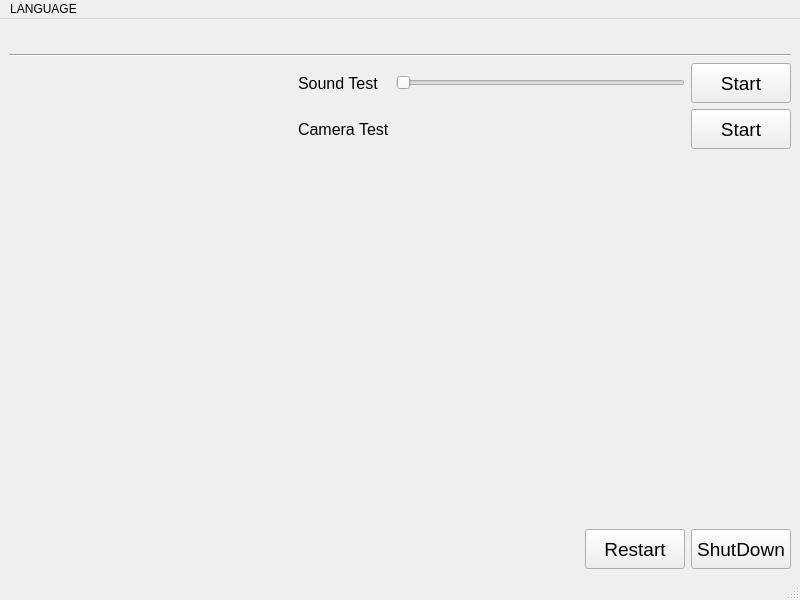
<?xml version="1.0" encoding="UTF-8"?>
<ui version="4.0">
 <class>MainWindow</class>
 <widget class="QMainWindow" name="MainWindow">
  <property name="geometry">
   <rect>
    <x>0</x>
    <y>0</y>
    <width>800</width>
    <height>600</height>
   </rect>
  </property>
  <property name="windowTitle">
   <string>MainWindow</string>
  </property>
  <widget class="QWidget" name="centralwidget">
   <layout class="QVBoxLayout" name="verticalLayout">
    <item>
     <layout class="QHBoxLayout" name="horizontalLayout">
      <item>
       <spacer name="horizontalSpacer_2">
        <property name="orientation">
         <enum>Qt::Horizontal</enum>
        </property>
        <property name="sizeHint" stdset="0">
         <size>
          <width>40</width>
          <height>20</height>
         </size>
        </property>
       </spacer>
      </item>
      <item>
       <widget class="QLabel" name="label_logo">
        <property name="maximumSize">
         <size>
          <width>401</width>
          <height>81</height>
         </size>
        </property>
        <property name="text">
         <string notr="true"/>
        </property>
        <property name="pixmap">
         <pixmap>../resource/image/logo.png</pixmap>
        </property>
        <property name="scaledContents">
         <bool>true</bool>
        </property>
       </widget>
      </item>
      <item>
       <spacer name="horizontalSpacer">
        <property name="orientation">
         <enum>Qt::Horizontal</enum>
        </property>
        <property name="sizeHint" stdset="0">
         <size>
          <width>40</width>
          <height>20</height>
         </size>
        </property>
       </spacer>
      </item>
     </layout>
    </item>
    <item>
     <widget class="Line" name="line">
      <property name="orientation">
       <enum>Qt::Horizontal</enum>
      </property>
     </widget>
    </item>
    <item>
     <layout class="QGridLayout" name="gridLayout">
      <item row="0" column="1">
       <widget class="QLabel" name="label">
        <property name="font">
         <font>
          <pointsize>12</pointsize>
         </font>
        </property>
        <property name="text">
         <string>Sound Test</string>
        </property>
       </widget>
      </item>
      <item row="1" column="3">
       <widget class="QPushButton" name="button_video_play">
        <property name="sizePolicy">
         <sizepolicy hsizetype="Fixed" vsizetype="Fixed">
          <horstretch>0</horstretch>
          <verstretch>0</verstretch>
         </sizepolicy>
        </property>
        <property name="minimumSize">
         <size>
          <width>100</width>
          <height>40</height>
         </size>
        </property>
        <property name="font">
         <font>
          <pointsize>14</pointsize>
         </font>
        </property>
        <property name="text">
         <string>Start</string>
        </property>
       </widget>
      </item>
      <item row="0" column="3">
       <widget class="QPushButton" name="button_sound_play">
        <property name="sizePolicy">
         <sizepolicy hsizetype="Fixed" vsizetype="Fixed">
          <horstretch>0</horstretch>
          <verstretch>0</verstretch>
         </sizepolicy>
        </property>
        <property name="minimumSize">
         <size>
          <width>100</width>
          <height>40</height>
         </size>
        </property>
        <property name="font">
         <font>
          <pointsize>14</pointsize>
         </font>
        </property>
        <property name="text">
         <string>Start</string>
        </property>
       </widget>
      </item>
      <item row="1" column="1">
       <widget class="QLabel" name="label_2">
        <property name="font">
         <font>
          <pointsize>12</pointsize>
         </font>
        </property>
        <property name="text">
         <string>Camera Test</string>
        </property>
       </widget>
      </item>
      <item row="0" column="2">
       <widget class="QSlider" name="slider_sound_effect">
        <property name="maximum">
         <number>100</number>
        </property>
        <property name="orientation">
         <enum>Qt::Horizontal</enum>
        </property>
       </widget>
      </item>
      <item row="0" column="0">
       <spacer name="horizontalSpacer_3">
        <property name="orientation">
         <enum>Qt::Horizontal</enum>
        </property>
        <property name="sizeHint" stdset="0">
         <size>
          <width>40</width>
          <height>20</height>
         </size>
        </property>
       </spacer>
      </item>
     </layout>
    </item>
    <item>
     <spacer name="verticalSpacer">
      <property name="orientation">
       <enum>Qt::Vertical</enum>
      </property>
      <property name="sizeHint" stdset="0">
       <size>
        <width>20</width>
        <height>375</height>
       </size>
      </property>
     </spacer>
    </item>
    <item>
     <layout class="QHBoxLayout" name="horizontalLayout_2">
      <item>
       <spacer name="horizontalSpacer_4">
        <property name="orientation">
         <enum>Qt::Horizontal</enum>
        </property>
        <property name="sizeHint" stdset="0">
         <size>
          <width>40</width>
          <height>20</height>
         </size>
        </property>
       </spacer>
      </item>
      <item>
       <widget class="QPushButton" name="button_restart">
        <property name="sizePolicy">
         <sizepolicy hsizetype="Fixed" vsizetype="Fixed">
          <horstretch>0</horstretch>
          <verstretch>0</verstretch>
         </sizepolicy>
        </property>
        <property name="minimumSize">
         <size>
          <width>100</width>
          <height>40</height>
         </size>
        </property>
        <property name="font">
         <font>
          <pointsize>14</pointsize>
         </font>
        </property>
        <property name="text">
         <string>Restart</string>
        </property>
       </widget>
      </item>
      <item>
       <widget class="QPushButton" name="button_shut_down">
        <property name="sizePolicy">
         <sizepolicy hsizetype="Fixed" vsizetype="Fixed">
          <horstretch>0</horstretch>
          <verstretch>0</verstretch>
         </sizepolicy>
        </property>
        <property name="minimumSize">
         <size>
          <width>100</width>
          <height>40</height>
         </size>
        </property>
        <property name="font">
         <font>
          <pointsize>14</pointsize>
         </font>
        </property>
        <property name="text">
         <string>ShutDown</string>
        </property>
       </widget>
      </item>
     </layout>
    </item>
   </layout>
  </widget>
  <widget class="QMenuBar" name="menubar">
   <property name="geometry">
    <rect>
     <x>0</x>
     <y>0</y>
     <width>800</width>
     <height>21</height>
    </rect>
   </property>
   <widget class="QMenu" name="menu_language">
    <property name="title">
     <string>LANGUAGE</string>
    </property>
    <addaction name="action_us"/>
    <addaction name="action_tw"/>
   </widget>
   <addaction name="menu_language"/>
  </widget>
  <widget class="QStatusBar" name="statusbar"/>
  <action name="action_us">
   <property name="text">
    <string>ENGLISH</string>
   </property>
  </action>
  <action name="action_tw">
   <property name="text">
    <string>TW</string>
   </property>
  </action>
 </widget>
 <pixmapfunction>MainWindow.get_image_path</pixmapfunction>
 <resources/>
 <connections/>
</ui>
